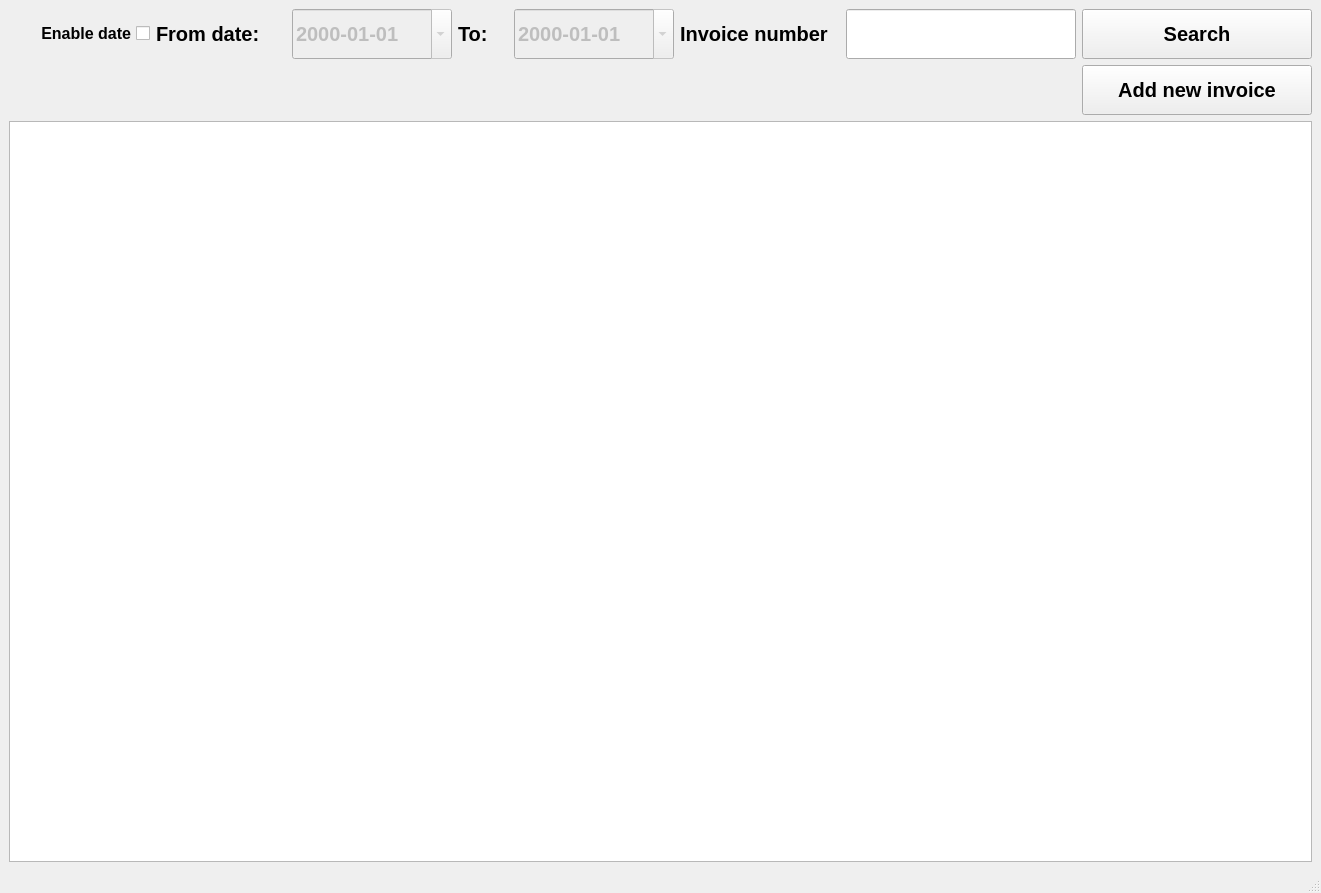
<?xml version="1.0" encoding="UTF-8"?>
<ui version="4.0">
 <class>invoicesManagerWindow</class>
 <widget class="QMainWindow" name="invoicesManagerWindow">
  <property name="geometry">
   <rect>
    <x>0</x>
    <y>0</y>
    <width>1321</width>
    <height>893</height>
   </rect>
  </property>
  <property name="windowTitle">
   <string>Invoices manager</string>
  </property>
  <widget class="QWidget" name="centralwidget">
   <layout class="QVBoxLayout" name="verticalLayout">
    <item>
     <layout class="QHBoxLayout" name="horizontalLayout" stretch="0,0,0,0,0,0,0,0">
      <property name="spacing">
       <number>6</number>
      </property>
      <property name="sizeConstraint">
       <enum>QLayout::SetNoConstraint</enum>
      </property>
      <item>
       <widget class="QCheckBox" name="search_date_chbox">
        <property name="font">
         <font>
          <pointsize>12</pointsize>
          <weight>75</weight>
          <bold>true</bold>
         </font>
        </property>
        <property name="layoutDirection">
         <enum>Qt::RightToLeft</enum>
        </property>
        <property name="text">
         <string>Enable date</string>
        </property>
        <property name="tristate">
         <bool>false</bool>
        </property>
       </widget>
      </item>
      <item>
       <widget class="QLabel" name="form_date_edit">
        <property name="maximumSize">
         <size>
          <width>130</width>
          <height>50</height>
         </size>
        </property>
        <property name="font">
         <font>
          <pointsize>15</pointsize>
          <weight>75</weight>
          <bold>true</bold>
         </font>
        </property>
        <property name="text">
         <string>From date:</string>
        </property>
       </widget>
      </item>
      <item>
       <widget class="QDateEdit" name="from_date_edit">
        <property name="enabled">
         <bool>false</bool>
        </property>
        <property name="sizePolicy">
         <sizepolicy hsizetype="Preferred" vsizetype="Preferred">
          <horstretch>0</horstretch>
          <verstretch>0</verstretch>
         </sizepolicy>
        </property>
        <property name="minimumSize">
         <size>
          <width>160</width>
          <height>50</height>
         </size>
        </property>
        <property name="maximumSize">
         <size>
          <width>16777215</width>
          <height>50</height>
         </size>
        </property>
        <property name="font">
         <font>
          <pointsize>15</pointsize>
          <weight>75</weight>
          <bold>true</bold>
         </font>
        </property>
        <property name="displayFormat">
         <string>yyyy-MM-dd</string>
        </property>
        <property name="calendarPopup">
         <bool>true</bool>
        </property>
       </widget>
      </item>
      <item>
       <widget class="QLabel" name="to_label">
        <property name="maximumSize">
         <size>
          <width>50</width>
          <height>50</height>
         </size>
        </property>
        <property name="font">
         <font>
          <pointsize>15</pointsize>
          <weight>75</weight>
          <bold>true</bold>
         </font>
        </property>
        <property name="text">
         <string>To:</string>
        </property>
       </widget>
      </item>
      <item>
       <widget class="QDateEdit" name="to_date_edit">
        <property name="enabled">
         <bool>false</bool>
        </property>
        <property name="sizePolicy">
         <sizepolicy hsizetype="Preferred" vsizetype="Preferred">
          <horstretch>0</horstretch>
          <verstretch>0</verstretch>
         </sizepolicy>
        </property>
        <property name="minimumSize">
         <size>
          <width>160</width>
          <height>50</height>
         </size>
        </property>
        <property name="maximumSize">
         <size>
          <width>16777215</width>
          <height>50</height>
         </size>
        </property>
        <property name="font">
         <font>
          <pointsize>15</pointsize>
          <weight>75</weight>
          <bold>true</bold>
         </font>
        </property>
        <property name="displayFormat">
         <string>yyyy-MM-dd</string>
        </property>
        <property name="calendarPopup">
         <bool>true</bool>
        </property>
       </widget>
      </item>
      <item>
       <widget class="QLabel" name="invoice_no_label">
        <property name="minimumSize">
         <size>
          <width>160</width>
          <height>50</height>
         </size>
        </property>
        <property name="maximumSize">
         <size>
          <width>160</width>
          <height>50</height>
         </size>
        </property>
        <property name="font">
         <font>
          <pointsize>15</pointsize>
          <weight>75</weight>
          <bold>true</bold>
         </font>
        </property>
        <property name="text">
         <string>Invoice number</string>
        </property>
       </widget>
      </item>
      <item>
       <widget class="QLineEdit" name="invoice_no_line_edit">
        <property name="sizePolicy">
         <sizepolicy hsizetype="Preferred" vsizetype="Preferred">
          <horstretch>0</horstretch>
          <verstretch>0</verstretch>
         </sizepolicy>
        </property>
        <property name="minimumSize">
         <size>
          <width>230</width>
          <height>50</height>
         </size>
        </property>
        <property name="maximumSize">
         <size>
          <width>16777215</width>
          <height>50</height>
         </size>
        </property>
       </widget>
      </item>
      <item>
       <widget class="QPushButton" name="search_btn">
        <property name="sizePolicy">
         <sizepolicy hsizetype="Preferred" vsizetype="Preferred">
          <horstretch>0</horstretch>
          <verstretch>0</verstretch>
         </sizepolicy>
        </property>
        <property name="minimumSize">
         <size>
          <width>230</width>
          <height>50</height>
         </size>
        </property>
        <property name="maximumSize">
         <size>
          <width>230</width>
          <height>50</height>
         </size>
        </property>
        <property name="font">
         <font>
          <pointsize>15</pointsize>
          <weight>75</weight>
          <bold>true</bold>
         </font>
        </property>
        <property name="text">
         <string>Search</string>
        </property>
       </widget>
      </item>
     </layout>
    </item>
    <item>
     <widget class="QPushButton" name="add_new_invoice_btn">
      <property name="sizePolicy">
       <sizepolicy hsizetype="Preferred" vsizetype="Preferred">
        <horstretch>0</horstretch>
        <verstretch>0</verstretch>
       </sizepolicy>
      </property>
      <property name="minimumSize">
       <size>
        <width>230</width>
        <height>50</height>
       </size>
      </property>
      <property name="maximumSize">
       <size>
        <width>230</width>
        <height>50</height>
       </size>
      </property>
      <property name="font">
       <font>
        <pointsize>15</pointsize>
        <weight>75</weight>
        <bold>true</bold>
       </font>
      </property>
      <property name="layoutDirection">
       <enum>Qt::RightToLeft</enum>
      </property>
      <property name="text">
       <string>Add new invoice</string>
      </property>
     </widget>
    </item>
    <item>
     <widget class="QTableView" name="invoices_table_view">
      <attribute name="horizontalHeaderDefaultSectionSize">
       <number>120</number>
      </attribute>
      <attribute name="horizontalHeaderMinimumSectionSize">
       <number>80</number>
      </attribute>
      <attribute name="horizontalHeaderStretchLastSection">
       <bool>true</bool>
      </attribute>
     </widget>
    </item>
   </layout>
  </widget>
  <widget class="QMenuBar" name="menubar">
   <property name="geometry">
    <rect>
     <x>0</x>
     <y>0</y>
     <width>1321</width>
     <height>26</height>
    </rect>
   </property>
  </widget>
  <widget class="QStatusBar" name="statusbar"/>
 </widget>
 <resources/>
 <connections/>
</ui>
